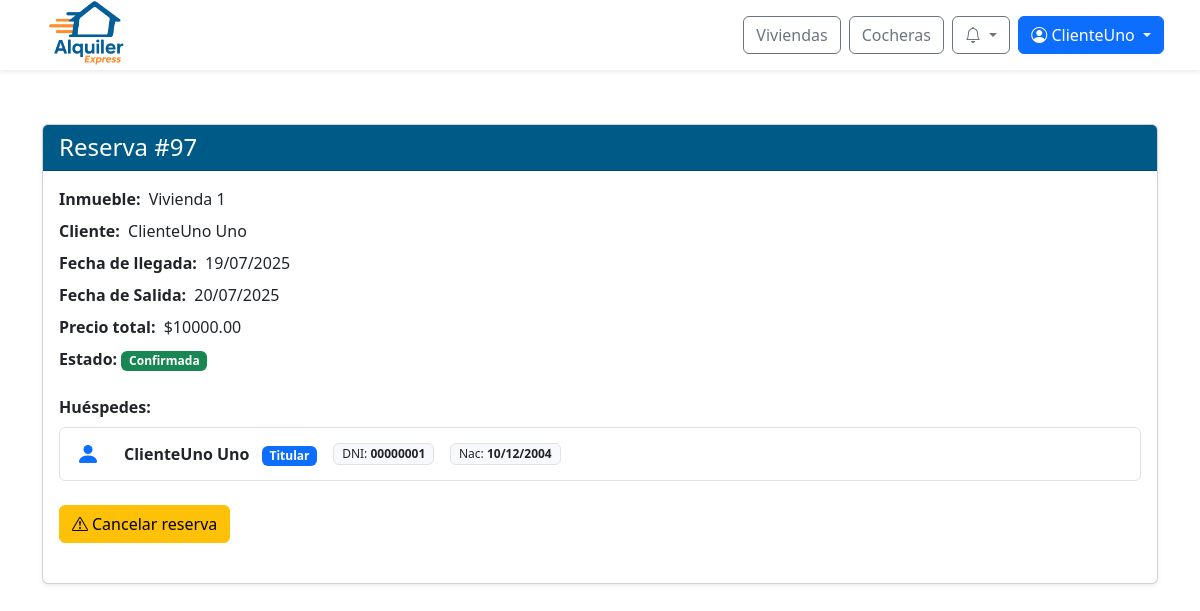
The app's page /reservas/97/detalle/ (signed in) with its own data.
### web/models.py (models this page shows, shortened)
class Reserva(models.Model):
    id_reserva = models.AutoField(primary_key=True)
    fecha_inicio = models.DateTimeField(default=timezone.now)
    fecha_fin = models.DateTimeField()
    precio_total = models.DecimalField(max_digits=10, decimal_places=2)
    estado = models.ForeignKey(Estado, on_delete=models.SET_NULL, null=True)  # Aquí está el estado FK
    inmueble = models.ForeignKey(Inmueble, null=True, blank=True, on_delete=models.SET_NULL)
    cochera = models.ForeignKey(Cochera, null=True, blank=True, on_delete=models.SET_NULL)
    descripcion = models.TextField()
    creada_en = models.DateTimeField(default=timezone.now)
    aprobada_en = models.DateTimeField(null=True, blank=True)
    cantidad_adultos = models.PositiveIntegerField(default=1, verbose_name="Cantidad de adultos")
    cantidad_ninos = models.PositiveIntegerField(default=0, verbose_name="Cantidad de niños")
    patente = models.CharField(max_length=20, null=True, blank=True, verbose_name="Patente del vehículo")
    def cliente(self):
        rel = ClienteInmueble.objects.filter(reserva=self).first()
        return rel.cliente if rel else None

class Inmueble(models.Model):
    id_inmueble = models.AutoField(primary_key=True)
    nombre = models.CharField(max_length=100, unique=True)
    direccion = models.TextField()
    provincia = models.ForeignKey(Provincia, on_delete=models.SET_NULL, null=True)
    ciudad = models.ForeignKey(Ciudad, on_delete=models.SET_NULL, null=True)
    descripcion = models.TextField()
    cantidad_banios = models.IntegerField()
    cantidad_ambientes = models.IntegerField()
    cantidad_camas = models.IntegerField()
    cantidad_huespedes = models.IntegerField()
    precio_por_dia = models.DecimalField(max_digits=10, decimal_places=2)
    politica_cancelacion = models.TextField()
    fecha_publicacion = models.DateField()
    cochera = models.ForeignKey(Cochera, null=True, blank=True, on_delete=models.SET_NULL)
    estado = models.ForeignKey(Estado, on_delete=models.SET_NULL, null=True)
    empleado = models.ForeignKey(Perfil, null=True, blank=True, on_delete=models.SET_NULL)
    minimo_dias_alquiler = models.PositiveIntegerField(default=1, verbose_name="Mínimo de días de alquiler")
    def __str__(self):
        return self.nombre

class ClienteInmueble(models.Model):
    id_cliente_inmueble = models.AutoField(primary_key=True)
    cliente = models.ForeignKey(Perfil, on_delete=models.CASCADE)  # FK a Perfil, no Usuario
    inmueble = models.ForeignKey(Inmueble, null=True, blank=True, on_delete=models.SET_NULL)
    cochera = models.ForeignKey(Cochera, null=True, blank=True, on_delete=models.SET_NULL)
    reserva = models.ForeignKey(Reserva, on_delete=models.CASCADE)

class Perfil(models.Model):
    id_perfil = models.AutoField(primary_key=True)
    usuario = models.OneToOneField(User, on_delete=models.CASCADE)
    dni = models.CharField(max_length=20)
    fecha_nacimiento = models.DateField(null=True, blank=True)

class Estado(models.Model):
    id_estado = models.AutoField(primary_key=True)
    nombre = models.CharField(max_length=100)

### web/views/viewsReservas.py (the view, shortened to what this page needs)
# urls.py: path('reservas/<int:id_reserva>/detalle/', viewsReservas.ver_detalle_reserva, name='ver_detalle_reserva'),
@login_required
def ver_detalle_reserva(request, id_reserva):
    reserva = get_object_or_404(Reserva, id_reserva=id_reserva)
    huespedes = list(Huesped.objects.filter(reserva=reserva))
    cliente_principal = reserva.cliente()
    if cliente_principal:
        ya_esta = any(
            h.dni == cliente_principal.dni
            for h in huespedes
        )
        if not ya_esta:
            huesped_titular = Huesped(
                reserva=reserva,
                nombre=cliente_principal.usuario.first_name,
                apellido=cliente_principal.usuario.last_name,
                dni=cliente_principal.dni,
                fecha_nacimiento=cliente_principal.fecha_nacimiento
            )
            huespedes.insert(0, huesped_titular)
    huespedes_precargados = {}
    for i, huesped in enumerate(huespedes):
        huespedes_precargados[f'nombre_{i}'] = huesped.nombre
        huespedes_precargados[f'apellido_{i}'] = huesped.apellido
        huespedes_precargados[f'dni_{i}'] = huesped.dni
        huespedes_precargados[f'fecha_nacimiento_{i}'] = huesped.fecha_nacimiento.strftime('%Y-%m-%d') if huesped.fecha_nacimiento else ''
    tiempo_restante_creacion = None
    tiempo_restante = None
    if reserva.estado.nombre == "Aprobada":
        fecha_aprobacion = reserva.aprobada_en
        if fecha_aprobacion:
            tiempo_limite = fecha_aprobacion + timedelta(hours=24)
            ahora = timezone.now()
            tiempo_restante = max(0, (tiempo_limite - ahora).total_seconds())
    puede_extender = False
    fecha_disponible_extension = None
    horas_para_extension = None
    extension_pendiente = False
    extension_pendiente_obj = None
    extension_aceptada_obj = None
    if reserva.estado.nombre == 'Confirmada':
        extension_pendiente_obj = ExtensionReserva.objects.filter(
            reserva=reserva,
            estado__nombre='Pendiente'
        ).first()
        extension_pendiente = extension_pendiente_obj is not None
        extension_aceptada_obj = ExtensionReserva.objects.filter(
            reserva=reserva,
            estado__nombre='Aprobada'  # ✅ CAMBIO: Buscar estado "Aprobada" en lugar de "Aceptada"
        ).first()
        print(f"🔍 DEBUG extension_pendiente: {extension_pendiente}")
        print(f"🔍 DEBUG extension_aceptada: {extension_aceptada_obj is not None}")
        print(f"🔍 DEBUG reserva estado: {reserva.estado.nombre}")
        print(f"🔍 DEBUG is_admin: {is_admin_or_empleado(request.user)}")
    if reserva.estado.nombre == 'Confirmada' and not is_admin_or_empleado(request.user):
        ahora = timezone.localtime()
        fecha_fin_datetime = timezone.localtime(
            timezone.make_aware(
                datetime.combine(reserva.fecha_fin, datetime.min.time().replace(hour=23, minute=59, second=59))
            )
        )
        horas_restantes = (fecha_fin_datetime - ahora).total_seconds() / 3600
        if extension_pendiente or extension_aceptada_obj:  # ✅ AGREGAR: Si hay extensión aceptada, no permitir nueva
            puede_extender = False
        else:
            puede_extender = horas_restantes > 24
        fecha_limite_extension = fecha_fin_datetime - timedelta(hours=24)
        if puede_extender:
            diferencia_segundos = (fecha_limite_extension - ahora).total_seconds()
            horas_para_extension = max(0, diferencia_segundos / 3600)
            fecha_disponible_extension = fecha_limite_extension
        else:
            horas_para_extension = 0
            fecha_disponible_extension = fecha_limite_extension
    extensiones = ExtensionReserva.objects.filter(reserva=reserva).order_by('-fecha_solicitud')
    context = {
        'reserva': reserva,
        'huespedes': huespedes,
        'rango_adultos': range(reserva.cantidad_adultos),
        'rango_ninos': range(reserva.cantidad_ninos),
        'huespedes_precargados': huespedes_precargados,
        'is_admin_or_empleado': is_admin_or_empleado(request.user),
        'tiempo_restante': tiempo_restante,
        'tiempo_restante_creacion': tiempo_restante_creacion,
        'puede_extender': puede_extender,
        'fecha_disponible_extension': fecha_disponible_extension,
        'horas_para_extension': horas_para_extension,
        'extension_pendiente': extension_pendiente,
        'extension_pendiente_obj': extension_pendiente_obj,
        'extension_aceptada_obj': extension_aceptada_obj,  # ✅ NUEVO: Ahora busca estado "Aprobada"
        'extensiones': extensiones,
    }
    return render(request, 'reservas_detalle.html', context)

### web/templates/reservas_detalle.html (shortened to what this page needs)
{% extends 'base/base.html' %}
{% load static %}
{% block extra_css %}
  <link rel="stylesheet" href="https://cdn.jsdelivr.net/npm/flatpickr/dist/flatpickr.min.css">
{% endblock %}
{% block content %}
<div class="container mt-4" style="padding-top: 100px;">
  <div class="card shadow-sm">
    <div class="card-header bg-azul-alquiler text-white">
      <h4 class="mb-0">Reserva #{{ reserva.id_reserva }}</h4>
    </div>
    <div class="card-body">
      <div class="row mb-3">
        <div class="col-md-9">
          <div class="mb-2">
            <strong>Inmueble:</strong>
            <span class="ms-1">{% if reserva.inmueble %}
                                  {{ reserva.inmueble }}
                                {% elif reserva.cochera %}
                                  {{ reserva.cochera }}
                                {% endif %}
            </span>
          </div>
          <div class="mb-2">
            <strong>Cliente:</strong>
            <span class="ms-1">
              {% with relacion=reserva.clienteinmueble_set.first %}
                {% if relacion and relacion.cliente %}
                  {{ relacion.cliente.usuario.get_full_name|default:relacion.cliente.usuario.username }}
                {% else %}
                  <em>Cliente no disponible</em>
                {% endif %}
              {% endwith %}
            </span>
          </div>
          <div class="mb-2">
            <strong>Fecha de llegada:</strong>
            <span class="ms-1">
              {{ reserva.fecha_inicio|date:"d/m/Y" }}{% if reserva.cochera %} - {{ reserva.fecha_inicio|time:"H:i" }} {% endif %}
            </span>
          </div>
          <div class="mb-2">
            <strong>Fecha de Salida:</strong>
            <span class="ms-1">
              {{ reserva.fecha_fin|date:"d/m/Y" }}{% if reserva.cochera %} - {{ reserva.fecha_fin|time:"H:i" }} {% endif %}
            </span>
          </div>
          <div class="mb-2">
            <strong>Precio total:</strong>
            <span class="ms-1">${{ reserva.precio_total }}</span>
          </div>
          <div class="mb-2">
            <strong>Estado:</strong>
            <span class="badge
              {% if reserva.estado.nombre == 'Confirmada' %}bg-success
              {% elif reserva.estado.nombre == 'Cancelada' %}bg-danger
              {% elif reserva.estado.nombre == 'Rechazada' %}bg-secondary
              {% elif reserva.estado.nombre == 'Pagada' %}bg-info
              {% elif reserva.estado.nombre == 'Aprobada' %}bg-primary
              {% elif reserva.estado.nombre == 'Pendiente' or reserva.estado.nombre == 'Concurrente' %}bg-warning
              {% elif reserva.estado.nombre == 'Finalizada' %}bg-dark
              {% else %}bg-warning{% endif %}">
              {% if reserva.estado.nombre == 'Concurrente' %}Pendiente{% else %}{{ reserva.estado.nombre }}{% endif %}
            </span>
          </div>
        </div>
        <div class="col-md-3 d-flex align-items-center justify-content-md-end justify-content-start mt-3 mt-md-0">
        </div>
      </div>
      {% if reserva.inmueble and reserva.estado.nombre in "Aprobada,Pagada,Confirmada,Finalizada" and not is_admin_or_empleado %}
        <div class="mb-3">
          <strong>Huéspedes:</strong>
          <ul class="list-group mt-2">
            {% for h in huespedes %}
              <li class="list-group-item">
                <div class="d-flex align-items-center flex-wrap gap-3">
                  <span class="me-2">
                    <i class="bi bi-person-fill {% if forloop.first %}text-primary{% else %}text-secondary{% endif %} fs-4"></i>
                  </span>
                  <span class="fw-semibold">
                    {{ h.nombre }} {{ h.apellido }}
                    {% if forloop.first %}
                      <span class="badge bg-primary ms-2">Titular</span>
                    {% endif %}
                  </span>
                  <span class="badge bg-light text-dark border fw-normal">
                    DNI: <span class="fw-semibold">{{ h.dni }}</span>
                  </span>
                  <span class="badge bg-light text-dark border fw-normal">
                    Nac: <span class="fw-semibold">{{ h.fecha_nacimiento|date:"d/m/Y" }}</span>
                  </span>
                </div>
              </li>
            {% endfor %}
          </ul>
        </div>
      {% endif %}
      {% if not is_admin_or_empleado %}
        <div class="mt-4 d-flex flex-wrap gap-2 align-items-center">
          {% if reserva.estado.nombre != "Cancelada" and reserva.estado.nombre != "Finalizada" %}
            {% if not is_admin_or_empleado %}
              {% if tiempo_restante and tiempo_restante > 0 %}
                <form id="cancelarReservaForm" method="post" action="{% url 'cancelar_reserva' reserva.id_reserva %}" class="m-0">
                  {% csrf_token %}
                  <button type="submit" class="btn btn-danger d-flex align-items-center h-100">
                    <i class="bi bi-x-circle me-1"></i> Cancelar reserva
                  </button>
                </form>
              {% elif reserva.estado.nombre in "Pagada,Confirmada" %}
                <form id="cancelarReservaPagadaForm" method="post" action="{% url 'cancelar_reserva' reserva.id_reserva %}" class="m-0">
                  <button type="submit" class="btn btn-warning d-flex align-items-center h-100">
                    <i class="bi bi-exclamation-triangle me-1"></i> Cancelar reserva
                  </button>
                </form>
              {% endif %}
            {% endif %}
          {% endif %}
        </div>
        <br>
    {% endif %}
    </div>
  </div>
</div>
{% endblock %}

### web/templates/base/base.html (shortened to what this page needs)
{% load static %}
{% load user_groups %}
<!DOCTYPE html>
<html lang="es">
<head>
  <link rel="stylesheet" href="{% static 'css/normalize.css' %}">
  <link href="https://cdn.jsdelivr.net/npm/bootstrap@5.3.3/dist/css/bootstrap.min.css" rel="stylesheet">
  <link href="https://cdn.jsdelivr.net/npm/bootstrap-icons@1.10.5/font/bootstrap-icons.css" rel="stylesheet">
  <link rel="stylesheet" href="https://cdn.jsdelivr.net/npm/sweetalert2@11/dist/sweetalert2.min.css">
  <link rel="stylesheet" href="{% static 'css/global.css' %}">
  <link rel="stylesheet" href="{% static 'css/notification.css' %}">
  {% block extra_css %}{% endblock %}
</head>
<body>
  <nav class="navbar navbar-expand-lg navbar-light bg-white fixed-top shadow-sm px-4">
    <div class="navbar__container container-fluid d-flex align-items-center justify-content-between">
      <div class="d-flex align-items-center me-3">
        <a href="{% url 'index' %}">
          <img src="{% static 'img/logo-alquiler-express-3.png' %}" alt="Logo Alquiler Express" class="navbar__icon">
        </a>
      </div>
      <div class="navbar__buttons d-flex align-items-center ms-3">
        <a href="{% url 'buscar_inmuebles' %}" class="btn btn-outline-secondary me-2">Viviendas</a>
        <a href="{% url 'buscar_cocheras' %}" class="btn btn-outline-secondary me-2">Cocheras</a>
        {% if user.is_authenticated %}
          <div class="dropdown me-2">
            <button class="btn btn-outline-secondary position-relative dropdown-toggle"
                    type="button"
                    id="notificacionesDropdown"
                    data-bs-toggle="dropdown"
                    aria-expanded="false"
                    onclick="marcarTodasLeidas('{% url 'marcar_todas_leidas' %}', '{{ csrf_token }}')">
              <i class="bi bi-bell"></i>
            </button>
          </div>
          <div class="dropdown">
            <button class="btn btn-primary dropdown-toggle" type="button" id="userOptionsDropdown" data-bs-toggle="dropdown" aria-expanded="false">
              <i class="bi bi-person-circle"></i> {{ user.first_name|default:user.username }}
            </button>
          </div>
        {% else %}
          <a href="{% url 'login' %}" class="btn btn-outline-secondary me-2">Iniciar sesión</a>
          <a href="{% url 'register' %}" class="btn btn-primary">Registrarse</a>
        {% endif %}
      </div>
    </div>
  </nav>
  {% block content %}{% endblock content %}
</body>
</html>

### records on screen
Reserva: id_reserva "97", inmueble "Vivienda 1", fecha_inicio "19/07/2025", fecha_fin "20/07/2025", precio_total "10000.00", estado.nombre "Confirmada"
ClienteInmueble: cliente.usuario.get_full_name "ClienteUno Uno"
Perfil: dni "00000001", fecha_nacimiento "10/12/2004"

### other values on screen
{{ user.first_name|default:user.username }} "ClienteUno"
{{ h.nombre }} "ClienteUno"
{{ h.apellido }} "Uno"
